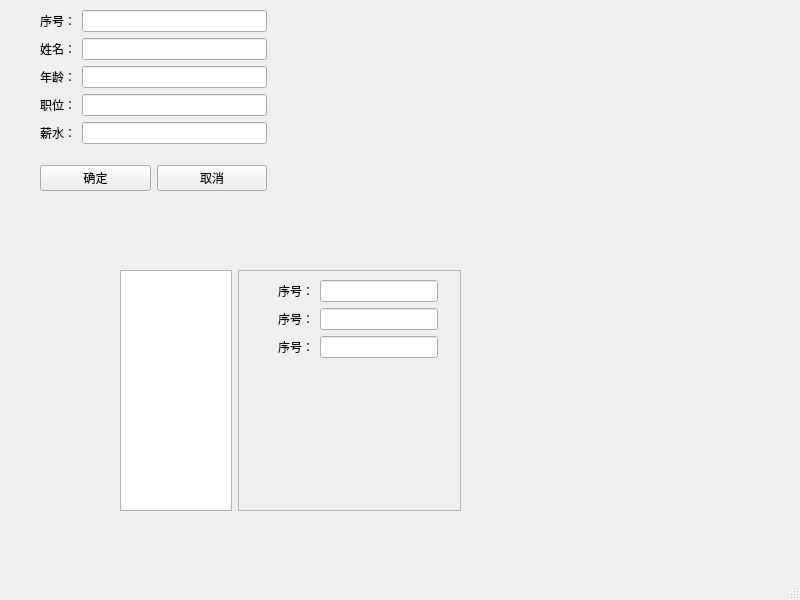
<?xml version="1.0" encoding="UTF-8"?>
<ui version="4.0">
 <class>MainWindow</class>
 <widget class="QMainWindow" name="MainWindow">
  <property name="geometry">
   <rect>
    <x>0</x>
    <y>0</y>
    <width>800</width>
    <height>600</height>
   </rect>
  </property>
  <property name="windowTitle">
   <string>MainWindow</string>
  </property>
  <widget class="QWidget" name="centralwidget">
   <widget class="QWidget" name="">
    <property name="geometry">
     <rect>
      <x>40</x>
      <y>10</y>
      <width>227</width>
      <height>181</height>
     </rect>
    </property>
    <layout class="QVBoxLayout" name="verticalLayout">
     <item>
      <layout class="QFormLayout" name="formLayout">
       <item row="0" column="0">
        <widget class="QLabel" name="label">
         <property name="text">
          <string>序号：</string>
         </property>
        </widget>
       </item>
       <item row="0" column="1">
        <widget class="QLineEdit" name="lineEdit"/>
       </item>
       <item row="1" column="0">
        <widget class="QLabel" name="label_2">
         <property name="text">
          <string>姓名：</string>
         </property>
        </widget>
       </item>
       <item row="1" column="1">
        <widget class="QLineEdit" name="lineEdit_2"/>
       </item>
       <item row="2" column="0">
        <widget class="QLabel" name="label_3">
         <property name="text">
          <string>年龄：</string>
         </property>
        </widget>
       </item>
       <item row="2" column="1">
        <widget class="QLineEdit" name="lineEdit_3"/>
       </item>
       <item row="3" column="0">
        <widget class="QLabel" name="label_4">
         <property name="text">
          <string>职位：</string>
         </property>
        </widget>
       </item>
       <item row="3" column="1">
        <widget class="QLineEdit" name="lineEdit_4"/>
       </item>
       <item row="4" column="0">
        <widget class="QLabel" name="label_5">
         <property name="text">
          <string>薪水：</string>
         </property>
        </widget>
       </item>
       <item row="4" column="1">
        <widget class="QLineEdit" name="lineEdit_5"/>
       </item>
      </layout>
     </item>
     <item>
      <layout class="QHBoxLayout" name="horizontalLayout">
       <item>
        <widget class="QPushButton" name="pushButton">
         <property name="text">
          <string>确定</string>
         </property>
        </widget>
       </item>
       <item>
        <widget class="QPushButton" name="pushButton_2">
         <property name="text">
          <string>取消</string>
         </property>
        </widget>
       </item>
      </layout>
     </item>
    </layout>
   </widget>
   <widget class="QWidget" name="">
    <property name="geometry">
     <rect>
      <x>100</x>
      <y>260</y>
      <width>361</width>
      <height>281</height>
     </rect>
    </property>
    <layout class="QHBoxLayout" name="horizontalLayout_2">
     <property name="leftMargin">
      <number>20</number>
     </property>
     <property name="topMargin">
      <number>10</number>
     </property>
     <property name="rightMargin">
      <number>0</number>
     </property>
     <property name="bottomMargin">
      <number>30</number>
     </property>
     <item>
      <widget class="QTreeView" name="treeView">
       <property name="sizePolicy">
        <sizepolicy hsizetype="Expanding" vsizetype="Expanding">
         <horstretch>1</horstretch>
         <verstretch>0</verstretch>
        </sizepolicy>
       </property>
      </widget>
     </item>
     <item>
      <widget class="QFrame" name="frame">
       <property name="sizePolicy">
        <sizepolicy hsizetype="Preferred" vsizetype="Preferred">
         <horstretch>2</horstretch>
         <verstretch>0</verstretch>
        </sizepolicy>
       </property>
       <property name="frameShape">
        <enum>QFrame::StyledPanel</enum>
       </property>
       <property name="frameShadow">
        <enum>QFrame::Raised</enum>
       </property>
       <widget class="QWidget" name="formLayoutWidget_2">
        <property name="geometry">
         <rect>
          <x>40</x>
          <y>10</y>
          <width>160</width>
          <height>101</height>
         </rect>
        </property>
        <layout class="QFormLayout" name="formLayout_2">
         <item row="0" column="0">
          <widget class="QLabel" name="label_6">
           <property name="text">
            <string>序号：</string>
           </property>
          </widget>
         </item>
         <item row="0" column="1">
          <widget class="QLineEdit" name="lineEdit_6"/>
         </item>
         <item row="1" column="1">
          <widget class="QLineEdit" name="lineEdit_7"/>
         </item>
         <item row="1" column="0">
          <widget class="QLabel" name="label_7">
           <property name="text">
            <string>序号：</string>
           </property>
          </widget>
         </item>
         <item row="2" column="0">
          <widget class="QLabel" name="label_8">
           <property name="text">
            <string>序号：</string>
           </property>
          </widget>
         </item>
         <item row="2" column="1">
          <widget class="QLineEdit" name="lineEdit_8"/>
         </item>
        </layout>
       </widget>
      </widget>
     </item>
    </layout>
   </widget>
  </widget>
  <widget class="QMenuBar" name="menubar">
   <property name="geometry">
    <rect>
     <x>0</x>
     <y>0</y>
     <width>800</width>
     <height>26</height>
    </rect>
   </property>
  </widget>
  <widget class="QStatusBar" name="statusbar"/>
 </widget>
 <resources/>
 <connections/>
</ui>
